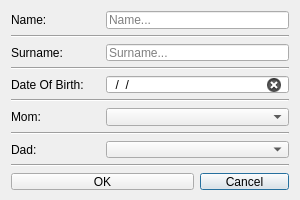
<?xml version="1.0" encoding="UTF-8"?>
<ui version="4.0">
 <class>ChildDialogClass</class>
 <widget class="QDialog" name="ChildDialogClass">
  <property name="geometry">
   <rect>
    <x>0</x>
    <y>0</y>
    <width>300</width>
    <height>200</height>
   </rect>
  </property>
  <property name="sizePolicy">
   <sizepolicy hsizetype="MinimumExpanding" vsizetype="MinimumExpanding">
    <horstretch>0</horstretch>
    <verstretch>0</verstretch>
   </sizepolicy>
  </property>
  <property name="minimumSize">
   <size>
    <width>300</width>
    <height>200</height>
   </size>
  </property>
  <property name="windowTitle">
   <string>Dialog</string>
  </property>
  <layout class="QGridLayout" name="gridLayout">
   <property name="sizeConstraint">
    <enum>QLayout::SizeConstraint::SetNoConstraint</enum>
   </property>
   <item row="6" column="0">
    <widget class="QLabel" name="mom_label">
     <property name="text">
      <string>Mom:</string>
     </property>
    </widget>
   </item>
   <item row="2" column="0">
    <widget class="QLabel" name="surname_label">
     <property name="text">
      <string>Surname:</string>
     </property>
    </widget>
   </item>
   <item row="7" column="0" colspan="3">
    <widget class="Line" name="line_4">
     <property name="orientation">
      <enum>Qt::Orientation::Horizontal</enum>
     </property>
    </widget>
   </item>
   <item row="5" column="0" colspan="3">
    <widget class="Line" name="line_3">
     <property name="orientation">
      <enum>Qt::Orientation::Horizontal</enum>
     </property>
    </widget>
   </item>
   <item row="0" column="0">
    <widget class="QLabel" name="name_label">
     <property name="text">
      <string>Name:</string>
     </property>
    </widget>
   </item>
   <item row="10" column="2">
    <widget class="QPushButton" name="cancelButton">
     <property name="text">
      <string>Cancel</string>
     </property>
    </widget>
   </item>
   <item row="4" column="0">
    <widget class="QLabel" name="birthdate_label">
     <property name="text">
      <string>Date Of Birth:</string>
     </property>
    </widget>
   </item>
   <item row="9" column="0" colspan="3">
    <widget class="Line" name="line_5">
     <property name="orientation">
      <enum>Qt::Orientation::Horizontal</enum>
     </property>
    </widget>
   </item>
   <item row="1" column="0" colspan="3">
    <widget class="Line" name="line">
     <property name="orientation">
      <enum>Qt::Orientation::Horizontal</enum>
     </property>
    </widget>
   </item>
   <item row="8" column="0">
    <widget class="QLabel" name="dad_label">
     <property name="text">
      <string>Dad:</string>
     </property>
    </widget>
   </item>
   <item row="3" column="0" colspan="3">
    <widget class="Line" name="line_2">
     <property name="orientation">
      <enum>Qt::Orientation::Horizontal</enum>
     </property>
    </widget>
   </item>
   <item row="8" column="1" colspan="2">
    <widget class="QComboBox" name="dad_edit"/>
   </item>
   <item row="6" column="1" colspan="2">
    <widget class="QComboBox" name="mom_edit"/>
   </item>
   <item row="4" column="1" colspan="2">
    <widget class="QLineEdit" name="birthdate_edit">
     <property name="inputMask">
      <string>00/00/0000</string>
     </property>
     <property name="placeholderText">
      <string/>
     </property>
     <property name="clearButtonEnabled">
      <bool>true</bool>
     </property>
    </widget>
   </item>
   <item row="2" column="1" colspan="2">
    <widget class="QLineEdit" name="surname_edit">
     <property name="placeholderText">
      <string>Surname...</string>
     </property>
     <property name="clearButtonEnabled">
      <bool>true</bool>
     </property>
    </widget>
   </item>
   <item row="0" column="1" colspan="2">
    <widget class="QLineEdit" name="name_edit">
     <property name="placeholderText">
      <string>Name...</string>
     </property>
     <property name="clearButtonEnabled">
      <bool>true</bool>
     </property>
    </widget>
   </item>
   <item row="10" column="0" colspan="2">
    <widget class="QPushButton" name="okButton">
     <property name="text">
      <string>OK</string>
     </property>
    </widget>
   </item>
  </layout>
 </widget>
 <resources/>
 <connections>
  <connection>
   <sender>okButton</sender>
   <signal>clicked()</signal>
   <receiver>ChildDialogClass</receiver>
   <slot>accept()</slot>
   <hints>
    <hint type="sourcelabel">
     <x>278</x>
     <y>253</y>
    </hint>
    <hint type="destinationlabel">
     <x>96</x>
     <y>254</y>
    </hint>
   </hints>
  </connection>
  <connection>
   <sender>cancelButton</sender>
   <signal>clicked()</signal>
   <receiver>ChildDialogClass</receiver>
   <slot>reject()</slot>
   <hints>
    <hint type="sourcelabel">
     <x>369</x>
     <y>253</y>
    </hint>
    <hint type="destinationlabel">
     <x>179</x>
     <y>282</y>
    </hint>
   </hints>
  </connection>
 </connections>
</ui>
